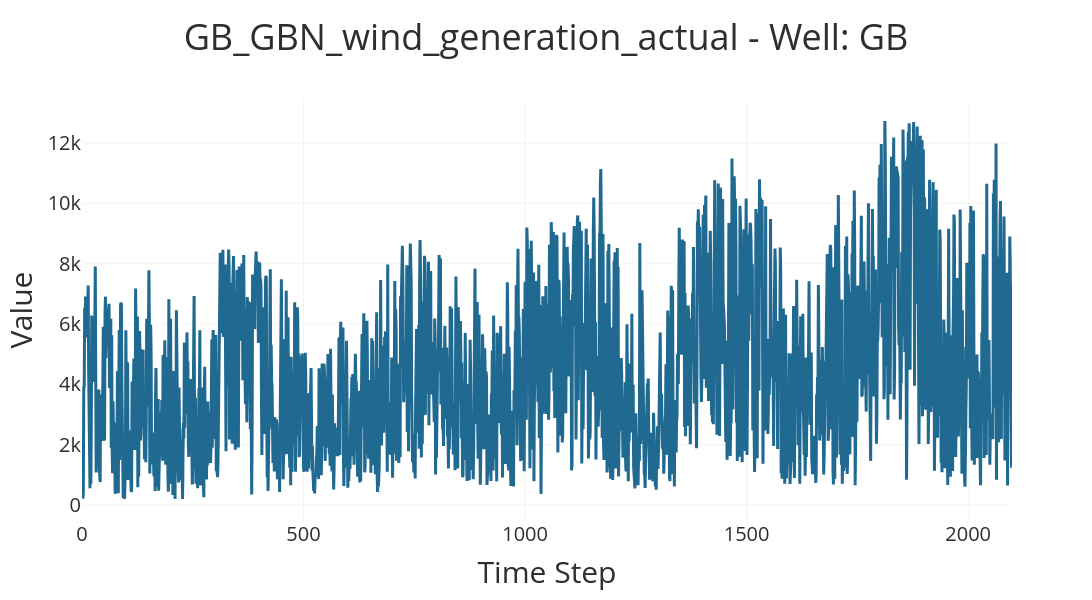
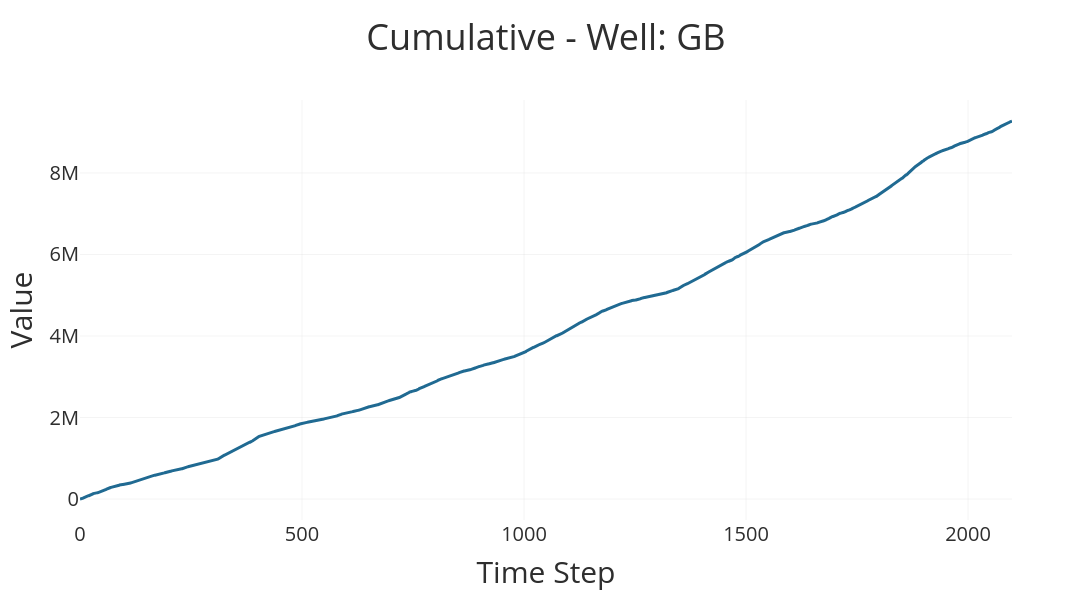

Write notebook code for charts like these, in order.
### Code cell
# Relative path to the data file
file_path = 'data/time_series_30min_singleindex.csv'

# Variable you want to analyze - wind or solar
choice = 'GB_GBN_wind_generation_actual'
# variable_choice = 'GB_GBN_solar_generation_actual'

# Load and process the data
processed_df = load_opsd(file_path, choice, remove_zeros=True)

### Figure 1 — Plotly figure (JSON) as saved in the notebook; plotly's stock layout.template omitted (floating-point values rounded to 4 significant figures; data arrays with more than 128 entries replaced by an {"elided": "..."} marker saying what was removed)
{"data": [{"hovertemplate": "<b>Time Step:</b> %{x}<br><b>Value:</b> %{y:.2f}", "line": {"color": "#206A92", "width": 3}, "mode": "lines", "name": "GB_GBN_wind_generation_actual", "type": "scatter", "x": {"elided": "2100 int values"}, "y": {"elided": "2100 float values"}}], "layout": {"height": 600, "paper_bgcolor": "white", "plot_bgcolor": "rgba(0, 0, 0, 0)", "showlegend": false, "title": {"font": {"color": "#2E2E2E", "size": 36}, "text": "GB_GBN_wind_generation_actual - Well: GB", "x": 0.5}, "width": 1200, "xaxis": {"autorange": true, "gridcolor": "rgba(200,200,200,0.2)", "range": [0, 2099], "tickfont": {"color": "#2E2E2E", "size": 20}, "title": {"font": {"color": "#2E2E2E", "size": 30}, "text": "Time Step"}, "type": "linear", "zeroline": false}, "yaxis": {"autorange": true, "gridcolor": "rgba(200,200,200,0.2)", "range": [-502.8, 13430.0], "tickfont": {"color": "#2E2E2E", "size": 20}, "title": {"font": {"color": "#2E2E2E", "size": 30}, "text": "Value"}, "type": "linear", "zeroline": false}}}

### Figure 2 — Plotly figure (JSON) as saved in the notebook; plotly's stock layout.template omitted (floating-point values rounded to 4 significant figures; data arrays with more than 128 entries replaced by an {"elided": "..."} marker saying what was removed)
{"data": [{"hovertemplate": "<b>Time Step:</b> %{x}<br><b>Value:</b> %{y:.2f}", "line": {"color": "#206A92", "width": 3}, "mode": "lines", "name": "Cumulative", "type": "scatter", "x": {"elided": "2100 int values"}, "y": {"elided": "2100 float values"}}], "layout": {"height": 600, "paper_bgcolor": "white", "plot_bgcolor": "rgba(0, 0, 0, 0)", "showlegend": false, "title": {"font": {"color": "#2E2E2E", "size": 36}, "text": "Cumulative - Well: GB", "x": 0.5}, "width": 1200, "xaxis": {"autorange": true, "gridcolor": "rgba(200,200,200,0.2)", "range": [0, 2099], "tickfont": {"color": "#2E2E2E", "size": 20}, "title": {"font": {"color": "#2E2E2E", "size": 30}, "text": "Time Step"}, "type": "linear", "zeroline": false}, "yaxis": {"autorange": true, "gridcolor": "rgba(200,200,200,0.2)", "range": [-514100.0, 9790000.0], "tickfont": {"color": "#2E2E2E", "size": 20}, "title": {"font": {"color": "#2E2E2E", "size": 30}, "text": "Value"}, "type": "linear", "zeroline": false}}}
